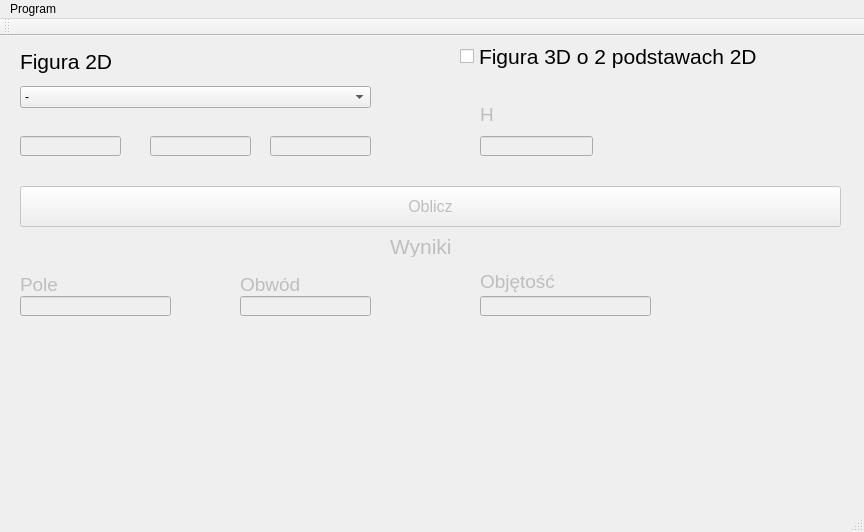
<?xml version="1.0" encoding="UTF-8"?>
<ui version="4.0">
 <class>MainWindow</class>
 <widget class="QMainWindow" name="MainWindow">
  <property name="geometry">
   <rect>
    <x>0</x>
    <y>0</y>
    <width>864</width>
    <height>532</height>
   </rect>
  </property>
  <property name="windowTitle">
   <string>MainWindow</string>
  </property>
  <widget class="QWidget" name="centralWidget">
   <widget class="QComboBox" name="comboBox">
    <property name="geometry">
     <rect>
      <x>20</x>
      <y>50</y>
      <width>351</width>
      <height>22</height>
     </rect>
    </property>
    <item>
     <property name="text">
      <string>-</string>
     </property>
    </item>
    <item>
     <property name="text">
      <string>Kwadrat</string>
     </property>
    </item>
    <item>
     <property name="text">
      <string>Prostokąt</string>
     </property>
    </item>
    <item>
     <property name="text">
      <string>Trójkąt równoboczny</string>
     </property>
    </item>
    <item>
     <property name="text">
      <string>Koło</string>
     </property>
    </item>
    <item>
     <property name="text">
      <string>Trapez równoramienny</string>
     </property>
    </item>
   </widget>
   <widget class="QLabel" name="label">
    <property name="geometry">
     <rect>
      <x>20</x>
      <y>10</y>
      <width>181</width>
      <height>31</height>
     </rect>
    </property>
    <property name="font">
     <font>
      <pointsize>16</pointsize>
     </font>
    </property>
    <property name="text">
     <string>Figura 2D</string>
    </property>
   </widget>
   <widget class="QLineEdit" name="lineEdit">
    <property name="enabled">
     <bool>false</bool>
    </property>
    <property name="geometry">
     <rect>
      <x>20</x>
      <y>100</y>
      <width>101</width>
      <height>20</height>
     </rect>
    </property>
   </widget>
   <widget class="QLabel" name="label_2">
    <property name="enabled">
     <bool>false</bool>
    </property>
    <property name="geometry">
     <rect>
      <x>390</x>
      <y>200</y>
      <width>71</width>
      <height>21</height>
     </rect>
    </property>
    <property name="font">
     <font>
      <pointsize>16</pointsize>
     </font>
    </property>
    <property name="text">
     <string>Wyniki</string>
    </property>
   </widget>
   <widget class="QLabel" name="label_3">
    <property name="enabled">
     <bool>false</bool>
    </property>
    <property name="geometry">
     <rect>
      <x>20</x>
      <y>240</y>
      <width>51</width>
      <height>16</height>
     </rect>
    </property>
    <property name="font">
     <font>
      <pointsize>14</pointsize>
     </font>
    </property>
    <property name="text">
     <string>Pole</string>
    </property>
   </widget>
   <widget class="QLabel" name="label_4">
    <property name="enabled">
     <bool>false</bool>
    </property>
    <property name="geometry">
     <rect>
      <x>240</x>
      <y>240</y>
      <width>71</width>
      <height>16</height>
     </rect>
    </property>
    <property name="font">
     <font>
      <pointsize>14</pointsize>
     </font>
    </property>
    <property name="text">
     <string>Obwód</string>
    </property>
   </widget>
   <widget class="QLineEdit" name="wynikPole">
    <property name="enabled">
     <bool>false</bool>
    </property>
    <property name="geometry">
     <rect>
      <x>20</x>
      <y>260</y>
      <width>151</width>
      <height>20</height>
     </rect>
    </property>
    <property name="readOnly">
     <bool>true</bool>
    </property>
   </widget>
   <widget class="QLineEdit" name="wynikObwod">
    <property name="enabled">
     <bool>false</bool>
    </property>
    <property name="geometry">
     <rect>
      <x>240</x>
      <y>260</y>
      <width>131</width>
      <height>20</height>
     </rect>
    </property>
    <property name="readOnly">
     <bool>true</bool>
    </property>
   </widget>
   <widget class="QLabel" name="label_5">
    <property name="enabled">
     <bool>true</bool>
    </property>
    <property name="geometry">
     <rect>
      <x>20</x>
      <y>80</y>
      <width>51</width>
      <height>21</height>
     </rect>
    </property>
    <property name="font">
     <font>
      <pointsize>14</pointsize>
     </font>
    </property>
    <property name="text">
     <string/>
    </property>
   </widget>
   <widget class="QLabel" name="label_6">
    <property name="geometry">
     <rect>
      <x>150</x>
      <y>80</y>
      <width>61</width>
      <height>21</height>
     </rect>
    </property>
    <property name="font">
     <font>
      <pointsize>14</pointsize>
     </font>
    </property>
    <property name="text">
     <string/>
    </property>
   </widget>
   <widget class="QLabel" name="label_7">
    <property name="geometry">
     <rect>
      <x>270</x>
      <y>80</y>
      <width>61</width>
      <height>21</height>
     </rect>
    </property>
    <property name="font">
     <font>
      <pointsize>14</pointsize>
     </font>
    </property>
    <property name="text">
     <string/>
    </property>
   </widget>
   <widget class="QPushButton" name="pushButton">
    <property name="enabled">
     <bool>false</bool>
    </property>
    <property name="geometry">
     <rect>
      <x>20</x>
      <y>150</y>
      <width>821</width>
      <height>41</height>
     </rect>
    </property>
    <property name="font">
     <font>
      <pointsize>12</pointsize>
     </font>
    </property>
    <property name="text">
     <string>Oblicz</string>
    </property>
   </widget>
   <widget class="QLineEdit" name="lineEdit_4">
    <property name="enabled">
     <bool>false</bool>
    </property>
    <property name="geometry">
     <rect>
      <x>150</x>
      <y>100</y>
      <width>101</width>
      <height>20</height>
     </rect>
    </property>
   </widget>
   <widget class="QLineEdit" name="lineEdit_5">
    <property name="enabled">
     <bool>false</bool>
    </property>
    <property name="geometry">
     <rect>
      <x>270</x>
      <y>100</y>
      <width>101</width>
      <height>20</height>
     </rect>
    </property>
   </widget>
   <widget class="QCheckBox" name="checkBox">
    <property name="geometry">
     <rect>
      <x>460</x>
      <y>0</y>
      <width>381</width>
      <height>41</height>
     </rect>
    </property>
    <property name="font">
     <font>
      <pointsize>16</pointsize>
     </font>
    </property>
    <property name="text">
     <string>Figura 3D o 2 podstawach 2D</string>
    </property>
    <property name="checked">
     <bool>false</bool>
    </property>
   </widget>
   <widget class="QLabel" name="label_8">
    <property name="enabled">
     <bool>false</bool>
    </property>
    <property name="geometry">
     <rect>
      <x>480</x>
      <y>70</y>
      <width>51</width>
      <height>16</height>
     </rect>
    </property>
    <property name="font">
     <font>
      <pointsize>14</pointsize>
     </font>
    </property>
    <property name="text">
     <string>H</string>
    </property>
   </widget>
   <widget class="QLineEdit" name="lineEdit_2">
    <property name="enabled">
     <bool>false</bool>
    </property>
    <property name="geometry">
     <rect>
      <x>480</x>
      <y>100</y>
      <width>113</width>
      <height>20</height>
     </rect>
    </property>
   </widget>
   <widget class="QLineEdit" name="wynikObjetosc">
    <property name="enabled">
     <bool>false</bool>
    </property>
    <property name="geometry">
     <rect>
      <x>480</x>
      <y>260</y>
      <width>171</width>
      <height>20</height>
     </rect>
    </property>
    <property name="readOnly">
     <bool>true</bool>
    </property>
   </widget>
   <widget class="QLabel" name="label_9">
    <property name="enabled">
     <bool>false</bool>
    </property>
    <property name="geometry">
     <rect>
      <x>480</x>
      <y>230</y>
      <width>81</width>
      <height>31</height>
     </rect>
    </property>
    <property name="font">
     <font>
      <pointsize>14</pointsize>
     </font>
    </property>
    <property name="text">
     <string>Objętość</string>
    </property>
   </widget>
  </widget>
  <widget class="QMenuBar" name="menuBar">
   <property name="geometry">
    <rect>
     <x>0</x>
     <y>0</y>
     <width>864</width>
     <height>21</height>
    </rect>
   </property>
   <widget class="QMenu" name="menuPomoc">
    <property name="title">
     <string>Program</string>
    </property>
    <addaction name="actionAutor"/>
    <addaction name="actionZamknij"/>
   </widget>
   <addaction name="menuPomoc"/>
  </widget>
  <widget class="QToolBar" name="mainToolBar">
   <attribute name="toolBarArea">
    <enum>TopToolBarArea</enum>
   </attribute>
   <attribute name="toolBarBreak">
    <bool>false</bool>
   </attribute>
  </widget>
  <widget class="QStatusBar" name="statusBar"/>
  <action name="actionAutor">
   <property name="checkable">
    <bool>false</bool>
   </property>
   <property name="text">
    <string>Autor</string>
   </property>
  </action>
  <action name="actionZamknij">
   <property name="text">
    <string>Zamknij</string>
   </property>
  </action>
 </widget>
 <layoutdefault spacing="6" margin="11"/>
 <resources/>
 <connections/>
</ui>
